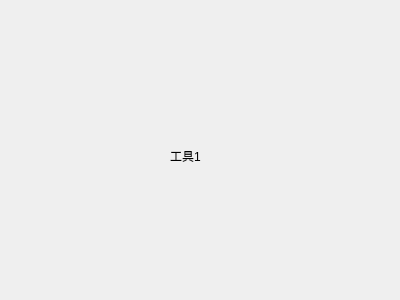
<?xml version="1.0" encoding="UTF-8"?>
<ui version="4.0">
 <class>Tool1</class>
 <widget class="QWidget" name="Tool1">
  <property name="geometry">
   <rect>
    <x>0</x>
    <y>0</y>
    <width>400</width>
    <height>300</height>
   </rect>
  </property>
  <property name="windowTitle">
   <string>Tool1</string>
  </property>
  <widget class="QLabel" name="label">
   <property name="geometry">
    <rect>
     <x>170</x>
     <y>150</y>
     <width>54</width>
     <height>12</height>
    </rect>
   </property>
   <property name="text">
    <string>工具1</string>
   </property>
  </widget>
 </widget>
 <layoutdefault spacing="6" margin="11"/>
 <resources/>
 <connections/>
</ui>
